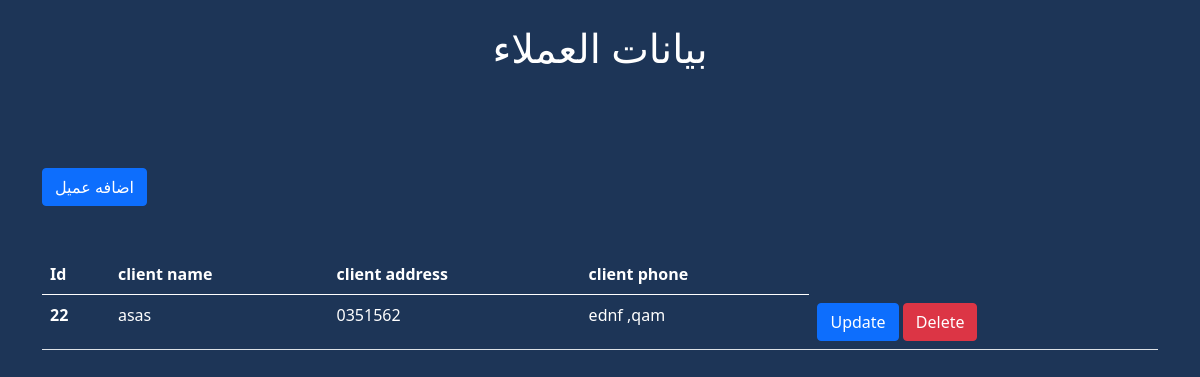
Screenshot of /client_data_read.php with the database file from the repository.
### tables this page shows
CREATE TABLE `client` (
  `id` int(11) NOT NULL,
  `client_name` varchar(512) NOT NULL,
  `client_address` varchar(512) NOT NULL,
  `client_phone` varchar(50) NOT NULL
);

### client_data_read.php (the view, shortened to what this page needs)
<!DOCTYPE html>
<html lang="en">
    <head>
        <link href="https://cdn.jsdelivr.net/npm/bootstrap@5.0.2/dist/css/bootstrap.min.css" rel="stylesheet"
>
    </head>
<body  class="text-white" style="background-color:  #1D3557">
    <h1 class="text-center mt-4">بيانات العملاء</h1>
    <body class="bg-secondary">
    <div class="container mt-5">
        <a class="btn btn-primary mt-5" href="client.php">اضافه عميل</a>
        <table class="table mt-5  text-white">
            <thead>
                <tr>
                    <th scope="col">Id</th>
                    <th scope="col">client name</th>
                    <th scope="col">client address</th>
                    <th scope="col">client phone</th>
                </tr>
            </thead>
            <tbody>
                <?php
                include "connect.php";
                $sqlselect = "SELECT * FROM `client`";
                $resultselect = mysqli_query($con, $sqlselect);
                if ($resultselect) {
                    while ($row = mysqli_fetch_assoc($resultselect)) {
                        $id = $row['id'];
                        $name = $row['client_name'];
                        $address = $row['client_address'];
                        $phone = $row['client_phone'];
                        echo ' <tr>
                        <th scope="row">'.$id.'</th>
                        <td>'.$name.'</td>
                        <td>'.$address.'</td>
                        <td>'.$phone.'</td>
                        <td>
                            <a href="update_client_data.php?updateid='.$id.'" class="btn btn-primary" >Update</a>
                            <a href="delete_client_data.php?deleteid='.$id.'" class="btn btn-danger">Delete</a>
                        </td>
                        </tr>
                        ';
                    }
                }
                ?>
            </tbody>
        </table>
    </div>
</body>
</body>
</html>

### rows the page displays
client: id "22", client_name "asas", client_address "0351562", client_phone "ednf ,qam"
